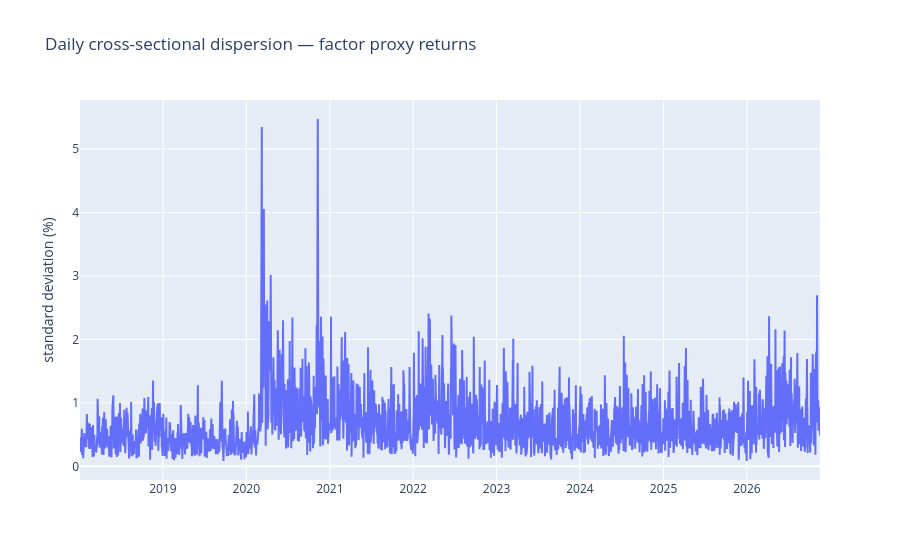

Notebook cell for this chart:
### Code cell
figure = go.Figure()
figure.add_scatter(
    x=dispersion_panel["date"],
    y=dispersion_panel["cross_sectional_dispersion"] * 100,
    mode="lines",
    name="cross-sectional dispersion",
)
figure.update_layout(
    title="Daily cross-sectional dispersion — factor proxy returns",
    yaxis_title="standard deviation (%)",
    legend_title_text="",
)
figure.show()

### Figure 1 — Plotly figure (JSON) as saved in the notebook; plotly's stock layout.template omitted (floating-point values rounded to 4 significant figures; data arrays with more than 128 entries replaced by an {"elided": "..."} marker saying what was removed)
{"data": [{"mode": "lines", "name": "cross-sectional dispersion", "type": "scatter", "x": {"elided": "2231 str values"}, "y": {"elided": "2231 float values"}}], "layout": {"legend": {"title": {"text": ""}}, "title": {"text": "Daily cross-sectional dispersion — factor proxy returns"}, "yaxis": {"title": {"text": "standard deviation (%)"}}}}
